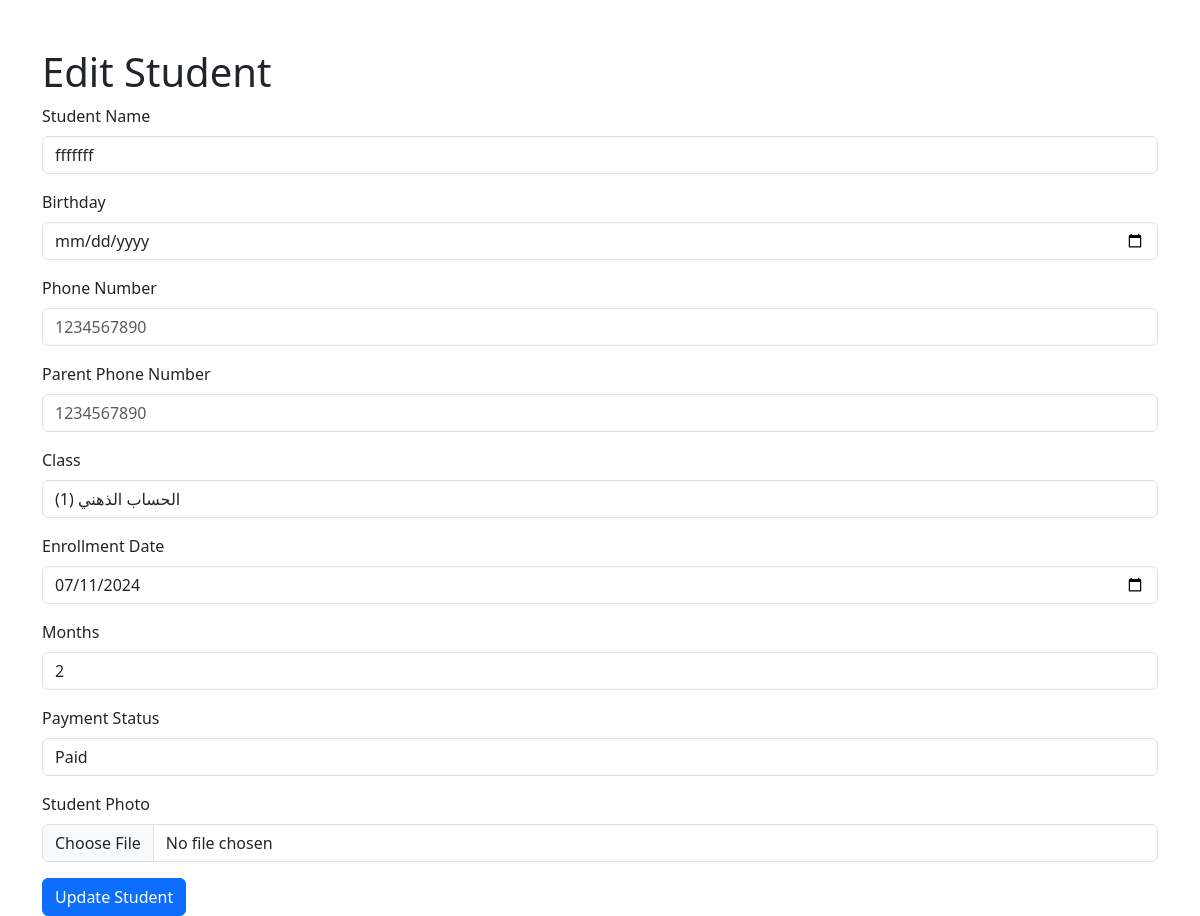
Screenshot of /students/edit.php?id=1 (signed in) with the database file from the repository.
### tables this page shows
CREATE TABLE `students` (
  `id` int(11) NOT NULL AUTO_INCREMENT,
  `name` varchar(255) NOT NULL,
  `class_id` int(11) DEFAULT NULL,
  `enrollment_date` date NOT NULL,
  `end_date` date NOT NULL,
  `payment_end` date DEFAULT NULL,
  `paid` int(11) DEFAULT NULL,
  PRIMARY KEY (`id`),
  KEY `class_id` (`class_id`),
  CONSTRAINT `students_ibfk_1` FOREIGN KEY (`class_id`) REFERENCES `classes` (`id`) ON DELETE SET NULL
);

### students/edit.php (the view, shortened to what this page needs)
<?php
require_once '../config.php';
if (isset($_GET['id'])) {
    $id = $_GET['id'];
    $sql = "SELECT * FROM students WHERE id=?";
    $stmt = $conn->prepare($sql);
    $stmt->bind_param('i', $id);
    $stmt->execute();
    $result = $stmt->get_result();
    if ($result->num_rows == 1) {
        $row = $result->fetch_assoc();
    } else {
        echo "Student not found";
        exit();
    }
} else {
    echo "No student ID provided";
    exit();
}
?>
<!DOCTYPE html>
<html lang="en">
<head>
    <link href="https://cdn.jsdelivr.net/npm/bootstrap@5.3.0/dist/css/bootstrap.min.css" rel="stylesheet">
</head>
<body>
    <div class="container mt-5">
        <h1>Edit Student</h1>
        <form action="edit.php" method="post" enctype="multipart/form-data">
            <div class="mb-3">
                <label for="name" class="form-label">Student Name</label>
                <input type="text" class="form-control" id="name" name="name" value="<?php echo htmlspecialchars($row['name']); ?>" required>
            </div>
            <div class="mb-3">
                <label for="birthday" class="form-label">Birthday</label>
                <input type="date" class="form-control" id="birthday" name="birthday" value="<?php echo htmlspecialchars($row['birthday']); ?>" required>
            </div>
            <div class="mb-3">
                <label for="phone_number" class="form-label">Phone Number</label>
                <input type="tel" class="form-control" id="phone_number" name="phone_number" value="<?php echo htmlspecialchars($row['phone_number']); ?>" required
                       pattern="[0-9]{10}" placeholder="1234567890">
            </div>
            <div class="mb-3">
                <label for="parent_phone_number" class="form-label">Parent Phone Number</label>
                <input type="tel" class="form-control" id="parent_phone_number" name="parent_phone_number" value="<?php echo htmlspecialchars($row['parent_phone_number']); ?>" required
                       pattern="[0-9]{10}" placeholder="1234567890">
            </div>
            <div class="mb-3">
                <label for="class_id" class="form-label">Class</label>
                <select class="form-control" id="class_id" name="class_id" required>
                    <?php
                    $sql = "SELECT id, name, num_group FROM classes";
                    $result = $conn->query($sql);
                    if ($result->num_rows > 0) {
                        while($class = $result->fetch_assoc()) {
                            $selected = ($class['id'] == $row['class_id']) ? 'selected' : '';
                            echo "<option value='" . $class['id'] . "' $selected>" . $class['name'] . " (" . $class['num_group'] . ")</option>";
                        }
                    } else {
                        echo "<option value=''>No classes available</option>";
                    }
                    ?>
                </select>
            </div>
            <div class="mb-3">
                <label for="enrollment_date" class="form-label">Enrollment Date</label>
                <input type="date" class="form-control" id="enrollment_date" name="enrollment_date" value="<?php echo htmlspecialchars($row['enrollment_date']); ?>" required>
            </div>
            <div class="mb-3">
                <label for="months" class="form-label">Months</label>
                <input type="number" class="form-control" id="months" name="months" value="<?php echo ceil((strtotime($row['end_date']) - strtotime($row['enrollment_date'])) / (30 * 24 * 60 * 60)); ?>" required>
            </div>
            <div class="mb-3">
                <label for="paid" class="form-label">Payment Status</label>
                <select class="form-control" id="paid" name="paid" required>
                    <option value="Paid" <?php if($row['paid'] == 'Paid') echo 'selected'; ?>>Paid</option>
                </select>
            </div>
            <div class="mb-3">
                <label for="photo" class="form-label">Student Photo</label>
                <input type="file" class="form-control" id="photo" name="photo">
            </div>
            <button type="submit" class="btn btn-primary">Update Student</button>
        </form>
    </div>
</body>
</html>

### rows the page displays
students: name "fffffff", enrollment_date "07/11/2024", months "2"

### other values shown
form field class_id "الحساب الذهني (1)"
